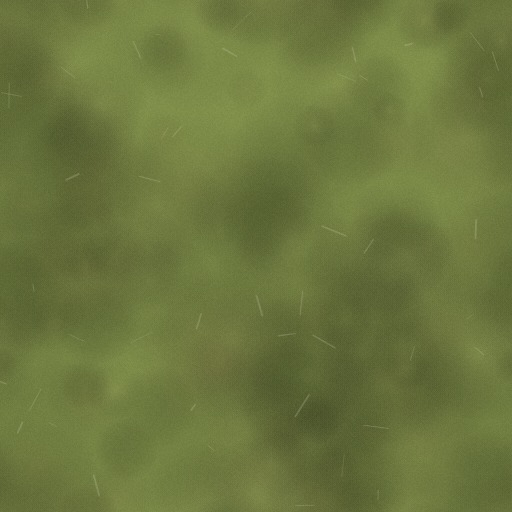
#> input picture assets/baseq3/models/players/walker/camo_green.jpg, 512 x 512 px, found by its file name; its folder holds 4 pictures in this run
$ python make_botfiles.py out.png ../../assets/baseq3/models/players/walker/camo_dark.jpg
#> lines starting #> are read from the running program, lines starting #| are printed output that depends on the picture
"""Bot files for WALKER: our own characters, weapon and item configuration, chat lines.

python3 walker/tools/make_botfiles.py <output folder> <path to the repository code folder>

Writes botfiles/ (read by the botlib), scripts/bots.txt (bot list for the menu and addbot)
and two extra paint schemes of the walker model (desert, urban) so the bots look different.
The header files chars.h and inv.h are copied from code/game (GPL).
"""
import os, shutil, sys
import numpy as np
from PIL import Image

OUT = sys.argv[1]
CODE = sys.argv[2]
MODEL = os.path.join(os.path.dirname(CODE), 'assets', 'baseq3', 'models', 'players', 'walker')


def write(path, text):
    full = os.path.join(OUT, path)
    os.makedirs(os.path.dirname(full), exist_ok=True)
    with open(full, 'w', encoding='ascii', newline='\n') as file:
        file.write(text)


# name, paint scheme, gender, personality: aggression, self preservation, camper, alertness,
# base accuracy (skill 1 -> skill 5 interpolated from it), reaction time at skill 1
BOTS = [
    ('Anvil',   'default', 'it', 0.85, 0.30, 0.10, 0.60, 0.45, 2.0),
    ('Bastion', 'urban',   'it', 0.55, 0.70, 0.45, 0.80, 0.55, 2.2),
    ('Cinder',  'desert',  'it', 0.95, 0.20, 0.05, 0.50, 0.40, 1.8),
    ('Drake',   'default', 'it', 0.70, 0.45, 0.20, 0.70, 0.50, 2.0),
    ('Ember',   'desert',  'it', 0.80, 0.35, 0.15, 0.65, 0.48, 1.9),
    ('Flint',   'urban',   'it', 0.60, 0.60, 0.35, 0.75, 0.52, 2.1),
    ('Granite', 'default', 'it', 0.65, 0.55, 0.30, 0.70, 0.50, 2.3),
    ('Hornet',  'desert',  'it', 0.90, 0.25, 0.05, 0.55, 0.42, 1.7),
    ('Jackal',  'urban',   'it', 0.75, 0.40, 0.20, 0.65, 0.47, 1.9),   # пятый в команде для захвата маяков
]

CHAT_LINES = {
    'game_enter': ['Unit online.', 'Systems green. Moving out.', 'Reactor at full output.'],
    'game_exit': ['Returning to hangar.', 'Unit offline.'],
    'level_start': ['Weapons free.', 'Calibrating targeting array.'],
    'level_end': ['Engagement over.', 'Logging combat data.'],
    'level_end_victory': ['Victory recorded.', 'Field secured.'],
    'level_end_lose': ['Damage report pending.', 'Next time.'],
    'hit_talking': ['Not while I am transmitting!'],
    'kill_insult': ['Scrap metal.', 'Target neutralized.', 'Send a recovery crew.'],
    'kill_praise': ['Clean shot.'],
    'death_insult': ['Armor breached...', 'Lucky round.'],
    'death_praise': ['Good shooting.'],
    'random_misc': ['Servo temperature nominal.', 'Water in the left knee again.', 'Scanning the islands.'],
}

# the AI asks for these chat types; empty lists are fine, but every type must parse
EMPTY_TYPES = ['death_telefrag', 'death_cratered', 'death_lava', 'death_slime', 'death_drown', 'death_suicide',
               'death_gauntlet', 'death_rail', 'death_bfg', 'death_kamikaze', 'kill_gauntlet', 'kill_rail',
               'kill_telefrag', 'kill_suicide', 'kill_kamikaze', 'enemy_suicide', 'hit_nodeath', 'hit_nokill',
               'random_insult', 'level_end', 'game_enter', 'game_exit']


def fmt_float(value):
    return f'{value:.3f}'


def character(name, gender, aggression, preservation, camper, alertness, accuracy, reaction):
    blocks = []
    for skill in (1, 4, 5):
        level = {1: 0.0, 4: 0.75, 5: 1.0}[skill]
        aim = min(0.95, accuracy + (0.92 - accuracy) * level)
        values = {
            0: f'"{name}"', 1: f'"{gender}"',
            2: fmt_float(0.3 + 0.65 * level),               # attack skill
            3: '"bots/walker_w.c"',
            4: fmt_float(0.35 + 0.6 * level),               # view factor
            5: fmt_float(90 + 270 * level),                 # view max change
            6: fmt_float(max(0.0, reaction * (1 - level))),
            7: fmt_float(aim), 8: fmt_float(aim), 9: fmt_float(aim * 0.8),
            10: fmt_float(aim * 0.8), 11: fmt_float(aim * 0.8), 12: fmt_float(aim * 0.8),
            13: fmt_float(aim * 0.8), 14: fmt_float(aim * 0.8), 15: fmt_float(aim * 0.8),
            16: fmt_float(0.3 + 0.6 * level), 17: fmt_float(0.3 + 0.6 * level), 18: fmt_float(0.3 + 0.6 * level),
            19: fmt_float(0.3 + 0.6 * level), 20: fmt_float(0.3 + 0.6 * level),
            21: '"bots/walker_t.c"', 22: f'"{name}"',
            23: '400',                                      # chat characters per minute (integer)
            24: fmt_float(0.2), 25: fmt_float(0.2), 26: fmt_float(0.3), 27: fmt_float(0.3),
            28: fmt_float(0.2), 29: fmt_float(0.2), 30: fmt_float(0.1), 31: fmt_float(0.1),
            32: fmt_float(0.1), 33: fmt_float(0.1), 34: fmt_float(0.05), 35: fmt_float(0.0),
            36: fmt_float(0.0),                             # croucher: robots do not crouch
            37: fmt_float(0.0),                             # jumper: robots do not jump
            38: fmt_float(0.0), 39: fmt_float(0.0),
            40: '"bots/walker_i.c"',
            41: fmt_float(aggression), 42: fmt_float(preservation), 43: fmt_float(0.5 + 0.3 * aggression),
            44: fmt_float(camper), 45: fmt_float(0.5), 46: fmt_float(alertness * (0.7 + 0.3 * level)),
            47: fmt_float(0.1 + 0.2 * (1 - level)),         # fire throttle
            48: fmt_float(0.0),                             # walker: no slow walking
        }
        lines = [f'skill {skill}', '{']
        lines += [f'\t{index}\t{value}' for index, value in sorted(values.items())]
        lines.append('}')
        blocks.append('\n'.join(lines))
    return '// WALKER bot character, generated by walker/tools/make_botfiles.py\n' + '\n\n'.join(blocks) + '\n'


def chat_file():
    parts = ['// WALKER bot chat, generated by walker/tools/make_botfiles.py']
    for name, *_ in BOTS:
        parts.append(f'chat "{name}"')
        parts.append('{')
        types = dict(CHAT_LINES)
        for empty in EMPTY_TYPES:
            types.setdefault(empty, [])
        for chat_type, lines in types.items():
            parts.append(f'\ttype "{chat_type}"')
            parts.append('\t{')
            for line in lines:
                parts.append(f'\t\t"{line}";')
            parts.append('\t}')
        parts.append('}')
    return '\n'.join(parts) + '\n'


WEAPONS = """// WALKER bot weapon configuration: one weapon, the autocannon (game weapon WP_MACHINEGUN)
#include "inv.h"

projectileinfo
{
	name			"autocannon_shell"
	damage			7
	damagetype		1
}

weaponinfo
{
	name			"Autocannon"
	number			2
	projectile		"autocannon_shell"
	numprojectiles	1
	hspread			1
	vspread			1
	speed			0
	weaponindex		INVENTORY_MACHINEGUN
	ammoindex		INVENTORY_BULLETS
	ammoamount		1
	reload			0.1
}
"""

ITEMS = """// WALKER bot item configuration (the maps have no pickups; only the cannon is listed)
#include "inv.h"

iteminfo "weapon_machinegun"
{
	name		"Autocannon"
	model		"models/weapons2/machinegun/machinegun.md3"
	modelindex	MODELINDEX_MACHINEGUN
	type		1
	index		INVENTORY_MACHINEGUN
	respawntime	30
	mins		{-15,-15,-15}
	maxs		{15,15,15}
}
"""

WEAPON_WEIGHTS = """// WALKER bot weapon weights
#include "inv.h"

weight "Autocannon"
{
	return 100;
}
"""

ITEM_WEIGHTS = """// WALKER bot item weights
#include "inv.h"

weight "Autocannon"
{
	return 10;
}
"""


def paint_schemes():
    """desert and urban variants of the walker skins (textures recolored from the default ones)."""
    schemes = {
        'desert': {'tint': np.array([1.22, 1.02, 0.70]), 'gray': 0.55, 'lift': 18},
        'urban': {'tint': np.array([0.92, 0.96, 1.04]), 'gray': 1.0, 'lift': 8},
    }
    target = os.path.join(OUT, 'models', 'players', 'walker')
    os.makedirs(target, exist_ok=True)
    for scheme, setup in schemes.items():
        for texture in ('camo_green', 'camo_dark', 'marking'):
            pixels = np.array(Image.open(os.path.join(MODEL, texture + '.jpg')).convert('RGB')).astype(float)
            luminance = pixels.mean(axis=2, keepdims=True)
            mixed = pixels * (1 - setup['gray']) + luminance * setup['gray']
            result = np.clip(mixed * setup['tint'] + setup['lift'], 0, 255).astype(np.uint8)
            Image.fromarray(result).save(os.path.join(target, f'{texture}_{scheme}.jpg'), quality=90)
        for part in ('head', 'upper', 'lower'):
            with open(os.path.join(MODEL, f'{part}_default.skin'), encoding='ascii') as file:
                text = file.read()
            for texture in ('camo_green', 'camo_dark', 'marking'):
                text = text.replace(f'models/players/walker/{texture}\n', f'models/players/walker/{texture}_{scheme}\n')
            with open(os.path.join(target, f'{part}_{scheme}.skin'), 'w', encoding='ascii', newline='\n') as file:
                file.write(text)
        icon = np.array(Image.open(os.path.join(MODEL, 'icon_default.tga')).convert('RGBA')).astype(float)
        luminance = icon[..., :3].mean(axis=2, keepdims=True)
        icon[..., :3] = np.clip((icon[..., :3] * (1 - setup['gray']) + luminance * setup['gray']) * setup['tint'] + setup['lift'], 0, 255)
        Image.fromarray(icon.astype(np.uint8), 'RGBA').save(os.path.join(target, f'icon_{scheme}.tga'))


def model_shaders():
    """картинка окружения env_shine.jpg для бликов и отражений на роботе (tcGen environment).
    Сами материалы робота (scripts/walker_player.shader) пишет bake_walker.py."""
    target = os.path.join(OUT, 'models', 'players', 'walker')
    os.makedirs(target, exist_ok=True)
    # светлое небо сверху, тёмная земля снизу, пятно солнца
    size = 128
    y, x = np.mgrid[0:size, 0:size] / (size - 1)
    sky = np.clip(1.2 - y * 1.6, 0, 1)
    sun = np.exp(-(((x - 0.35) ** 2 + (y - 0.25) ** 2) / 0.012))
    level = np.clip(0.15 + 0.55 * sky + 0.9 * sun, 0, 1)
    image = np.stack([level * 235, level * 240, level * 250], axis=-1)
    Image.fromarray(image.astype(np.uint8)).save(os.path.join(target, 'env_shine.jpg'), quality=92)
    # блик стекла кабины (28.11.2026): на чёрном только точка, маленькая и резкая, с узким
    # ореолом (складывается со стеклом: чёрное - ничего). Чуть выше середины карты: так
    # колпак, смотрящий вперёд и вверх, ловит её с обычных углов
    size = 256
    y, x = np.mgrid[0:size, 0:size] / (size - 1)
    distance = ((x - 0.45) ** 2 + (y - 0.22) ** 2)
    level = np.clip(np.exp(-distance / 0.0003) + 0.3 * np.exp(-distance / 0.003), 0, 1)
    image = np.stack([level * 255, level * 252, level * 245], axis=-1)
    Image.fromarray(image.astype(np.uint8)).save(os.path.join(target, 'env_glint.jpg'), quality=95)
    # блик полированного штока (28.11.2026): на чёрном узкая вертикальная полоса чуть левее
    # середины карты. На цилиндре окружение по поперечному наклону нормали идёт по s, вдоль
    # штока почти не меняется - полоса ложится узкой яркой линией вдоль штока
    size = 256
    y, x = np.mgrid[0:size, 0:size] / (size - 1)
    across = x - 0.40
    level = np.exp(-(across / 0.008) ** 2) + 0.25 * np.exp(-(across / 0.035) ** 2)
    level = np.clip(level * (0.7 + 0.3 * np.clip(1.3 - y, 0, 1)), 0, 1)
    image = np.stack([level * 255, level * 253, level * 248], axis=-1)
    Image.fromarray(image.astype(np.uint8)).save(os.path.join(target, 'env_streak.jpg'), quality=95)


def main():
    for header in ('chars.h', 'inv.h'):
        source = os.path.join(CODE, 'game', header)
        os.makedirs(os.path.join(OUT, 'botfiles'), exist_ok=True)
        shutil.copyfile(source, os.path.join(OUT, 'botfiles', header))
    write('botfiles/weapons.c', WEAPONS)
    write('botfiles/items.c', ITEMS)
    for empty in ('syn.c', 'rnd.c', 'match.c', 'rchat.c'):
        write(f'botfiles/{empty}', '// WALKER: no chat matching, synonyms or reply chats yet\n')
    write('botfiles/bots/walker_w.c', WEAPON_WEIGHTS)
    write('botfiles/bots/walker_i.c', ITEM_WEIGHTS)
    write('botfiles/bots/walker_t.c', chat_file())
    write('botfiles/bots/default_c.c', character('default', 'it', 0.7, 0.4, 0.2, 0.7, 0.5, 2.0))
    entries = []
    for name, scheme, gender, aggression, preservation, camper, alertness, accuracy, reaction in BOTS:
        file_name = f'bots/{name.lower()}_c.c'
        write('botfiles/' + file_name, character(name, gender, aggression, preservation, camper, alertness, accuracy, reaction))
        model = 'walker' if scheme == 'default' else f'walker/{scheme}'
        entries.append('{\nname "%s"\nmodel "%s"\nheadmodel "%s"\naifile "%s"\n}\n' % (name, model, model, file_name))
    write('scripts/bots.txt', '// WALKER bots, generated by walker/tools/make_botfiles.py\n' + ''.join(entries))
    paint_schemes()
#> in paint_schemes, `luminance = pixels.mean(axis=2, keepdims=True)`:
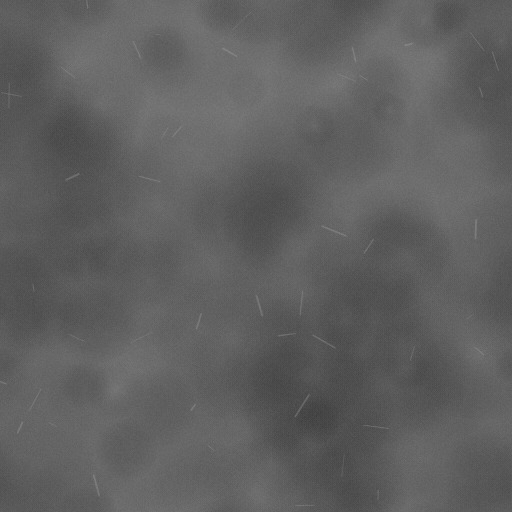
#> luminance: shape (512, 512, 1) float64; min 59.67, max 132.7, mean 96.1
#> in paint_schemes, `result = np.clip(mixed * setup['tint'] + setup['lift'], 0, 255).astype..`:
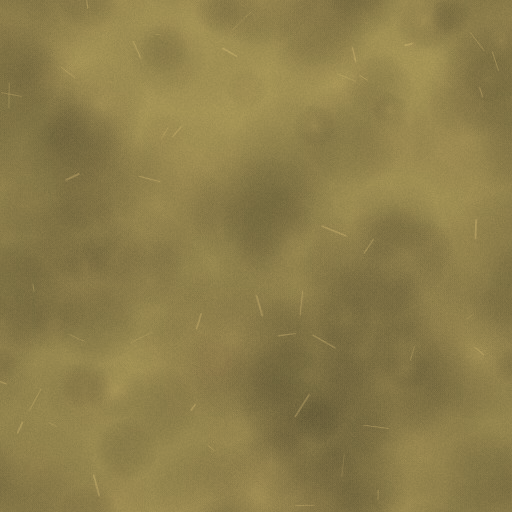
#> result: shape (512, 512, 3); mean R, G, B 141, 125.9, 74
    model_shaders()
    print('bots:', len(BOTS))


#> (the run stopped early here; a loop or call above may not have finished)
